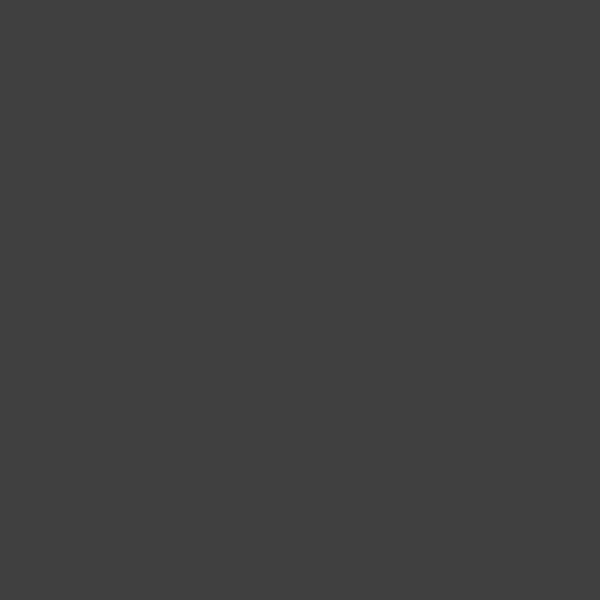
Frame 1 (no input)
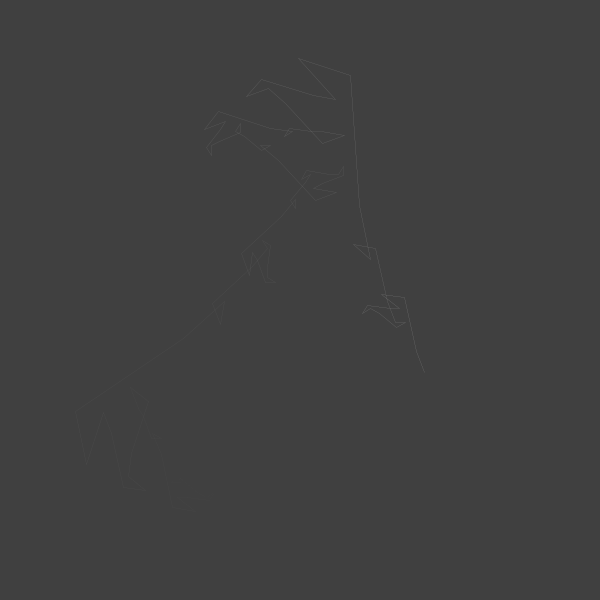
Frame 60 (the mouse pressed at the canvas centre just before this capture)
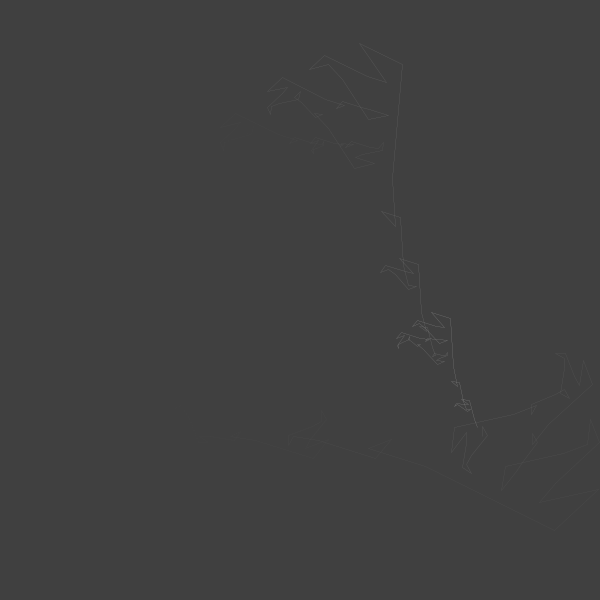
Frame 120 (the mouse held since frame 60 and released just before this capture)

The Processing sketch that drew these frames (run headless with seeded random() and noise(); from frame 60 on, the mouse is pressed at the canvas centre):

// Processing sketch: processing_6253
// ── processing_6253.pde

/**
 * DragonFeet by Ben Chun.
 *
 * An iterated function system for exploring something like the feetparts of a dragon.
 */


DragonFoot d;
float offsetX, offsetY, scaleFactor;

void setup()
{
  size(600,600);
  stroke(160);
  strokeWeight(0);
  smooth();
  d = new DragonFoot();
  scaleFactor = 1.0;
  frameRate(150); // faster is better
}

void draw()
{
  background(64);
  pushMatrix();
  scale(scaleFactor);
  translate(-offsetX, -offsetY);
  d.drawSelf();
  popMatrix();
  d.alterNextSegment();
}


class DragonFoot
{
  ArrayList points;
  int currentPoint;

  public DragonFoot()
  {
    points = new ArrayList();
    float sideLength = 3f*min(height,width)/7f;
    PVector top = new PVector(10+width/2f,  sideLength - (sqrt(3)/2*sideLength) + 140);
    points.add(top);
    points.add(endPoint(top, sideLength, radians(120)));
    points.add(endPoint(top, sideLength, radians(60)));
    currentPoint = 0;
  }

  void drawSelf()
  {
    for(int i=points.size()-1; i>0; i--)
    {
      int next = points.size();
      if (i>0) next = i-1;
      PVector here = (PVector)points.get(i);
      PVector there = (PVector)points.get(next);
      int recent = abs(i-currentPoint);
      if (recent<64) recent=64;
      if (recent>207) recent=207;
      stroke(recent);
      line(here.x, here.y, there.x, there.y);
    }
  }

  void alterNextSegment()
  {
    int nextPoint = currentPoint+1;
    if (nextPoint>=points.size()) nextPoint = 0;
    PVector[] p = elaboratePoints((PVector)points.get(currentPoint), (PVector)points.get(nextPoint));
    points.add(nextPoint, p[2]);
    points.add(nextPoint, p[1]);
    points.add(nextPoint, p[0]);
    currentPoint += 4;
    if (currentPoint >= points.size()) currentPoint = 0;
  }

  PVector[] elaboratePoints(PVector p1, PVector p2)
  {
    PVector[] newStuff = new PVector[3];
    PVector l = PVector.sub(p2, p1);
    float dis = l.mag();
    float d = dis/3f;
    float a = PVector.angleBetween(l, new PVector(width,0));
    if (l.y < 0) a = 2*PI - a; // fixup angles > 180
    newStuff[0] = endPoint(p1, d, a);
    newStuff[2] = endPoint(p2, d, a-PI/6);
    newStuff[1] = endPoint(newStuff[2], d, a+2*PI/3);  
    return newStuff; 
  }

  // takes a PVector start point, a length len, and an angle a.
  // returns the PVector representing a point len away from start at angle a
  PVector endPoint(PVector start, float len, float a)
  {
    float dx = len * cos(a);
    float dy = len * sin(a);
    PVector p = new PVector(start.x+dx, start.y+dy);
    return p;
  }

}


void mousePressed()
{
  // translation takes place inside the scaled world,
  // so account for that in adjusting the offsets
  offsetX += (mouseX - (width/2)) / scaleFactor;
  offsetY += (mouseY - (height/2)) / scaleFactor;
  if (offsetX < 0) offsetX = 0;
  if (offsetY < 0) offsetY = 0;
  if (offsetX > width-(width/scaleFactor)) offsetX = width-(width/scaleFactor);
  if (offsetY > height-(height/scaleFactor)) offsetY = height-(height/scaleFactor);

  if (keyPressed && keyCode==ALT) scaleFactor -= 0.1;
  else scaleFactor += 0.1;
  if (scaleFactor < 1.0) scaleFactor = 1.0;
}
